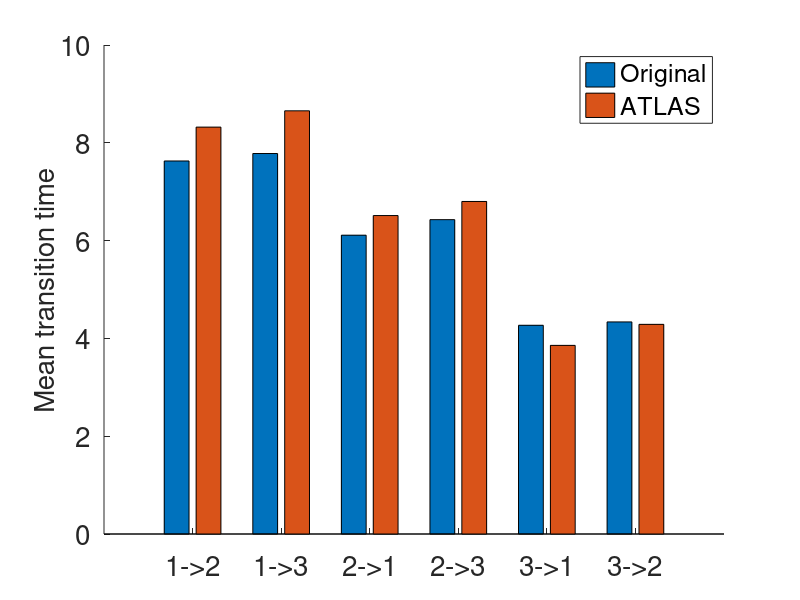

The MATLAB script that drew this image:
function makestats_tpaths2D()
%Load up transition data from 'transition_paths.m' and makes bar graphs
%comparing ATLAS transition data with original simulator transition data

%NOTE: this file is written in the
%examples 3 for atlas_driver.m file which has 3 regions

%% Read in Data

%%%read in switch times from ATLAS
data = load('learned_tswitch.mat');
learned_switches = data.learned_switches;

%%% read in switch times from original simulator
data = load('original_tswitch.mat');
original_switches = data.original_switches;

num_regions = 3;
%% Plot Bar Graphs
fprintf('Original\n');
Tbar0 = MeanSwitchTimes(num_regions,original_switches);

fprintf('ATLAS:\n');
Tbar = MeanSwitchTimes(num_regions,learned_switches);

figure(2); clf; hold on;
bar([Tbar,Tbar0]);
xticks([1:6]);
xticklabels({'1->2','1->3','2->1','2->3','3->1','3->2'});
set(gca,'Fontsize',20);
ylabel('Mean transition time','Fontsize',20);
legend('Original','ATLAS');

end

function Tbar = MeanSwitchTimes(Nwell,Tswitch)
%TODO: comments

T = zeros(Nwell); % mean switch times between wells
for i = 1 : Nwell
    for j = 1 : Nwell
        if j ~= i
            ind = find(Tswitch(:,1) == i & Tswitch(:,2) == j);
            if ~isempty(ind)
                T(i,j) = mean(Tswitch(ind,3));
                fprintf('Mean switch time from well %d to well %d is %d, #switch = %d\n',i,j,T(i,j),length(ind));
            end
        end
    end
end
T = T';
Tbar = T(:);
Tbar([1 : Nwell + 1 : end]) = []; %delete diagonal entries
% Now Tbar must be
% 1-->2; 1-->3; 2-->1; 2-->3; 3-->1; 3-->2
end


